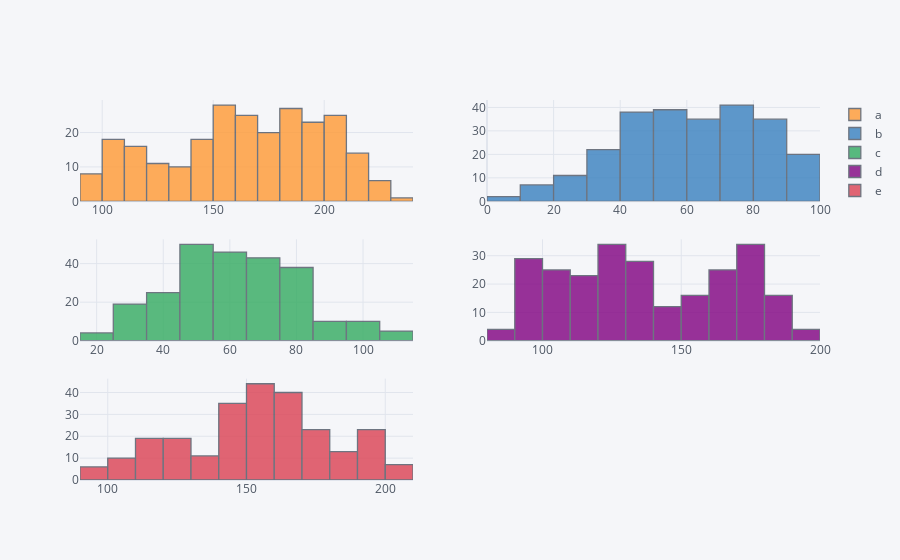

Notebook code for this chart:
### Code cell
plyo.iplot(
            df.iplot(kind='hist',
                    subplots=True,
                    bins=15,
                    asFigure=True),
            image='png',
            filename='ply_03')

### Figure 1 — Plotly figure (JSON) as saved in the notebook; plotly's stock layout.template omitted (floating-point values rounded to 4 significant figures; data arrays with more than 128 entries replaced by an {"elided": "..."} marker saying what was removed)
{"data": [{"histfunc": "count", "histnorm": "", "marker": {"color": "rgba(255, 153, 51, 1.0)", "line": {"color": "#4D5663", "width": 1.3}}, "name": "a", "nbinsx": 15, "opacity": 0.8, "orientation": "v", "type": "histogram", "x": {"elided": "250 float values"}, "xaxis": "x", "yaxis": "y"}, {"histfunc": "count", "histnorm": "", "marker": {"color": "rgba(55, 128, 191, 1.0)", "line": {"color": "#4D5663", "width": 1.3}}, "name": "b", "nbinsx": 15, "opacity": 0.8, "orientation": "v", "type": "histogram", "x": {"elided": "250 float values"}, "xaxis": "x2", "yaxis": "y2"}, {"histfunc": "count", "histnorm": "", "marker": {"color": "rgba(50, 171, 96, 1.0)", "line": {"color": "#4D5663", "width": 1.3}}, "name": "c", "nbinsx": 15, "opacity": 0.8, "orientation": "v", "type": "histogram", "x": {"elided": "250 float values"}, "xaxis": "x3", "yaxis": "y3"}, {"histfunc": "count", "histnorm": "", "marker": {"color": "rgba(128, 0, 128, 1.0)", "line": {"color": "#4D5663", "width": 1.3}}, "name": "d", "nbinsx": 15, "opacity": 0.8, "orientation": "v", "type": "histogram", "x": {"elided": "250 float values"}, "xaxis": "x4", "yaxis": "y4"}, {"histfunc": "count", "histnorm": "", "marker": {"color": "rgba(219, 64, 82, 1.0)", "line": {"color": "#4D5663", "width": 1.3}}, "name": "e", "nbinsx": 15, "opacity": 0.8, "orientation": "v", "type": "histogram", "x": {"elided": "250 float values"}, "xaxis": "x5", "yaxis": "y5"}], "layout": {"barmode": "overlay", "legend": {"bgcolor": "#F5F6F9", "font": {"color": "#4D5663"}}, "paper_bgcolor": "#F5F6F9", "plot_bgcolor": "#F5F6F9", "title": {"font": {"color": "#4D5663"}}, "xaxis": {"anchor": "y", "domain": [0, 0.45], "gridcolor": "#E1E5ED", "showgrid": true, "tickfont": {"color": "#4D5663"}, "title": {"font": {"color": "#4D5663"}, "text": ""}, "zerolinecolor": "#E1E5ED"}, "xaxis2": {"anchor": "y2", "domain": [0.55, 1], "gridcolor": "#E1E5ED", "showgrid": true, "tickfont": {"color": "#4D5663"}, "title": {"font": {"color": "#4D5663"}, "text": ""}, "zerolinecolor": "#E1E5ED"}, "xaxis3": {"anchor": "y3", "domain": [0, 0.45], "gridcolor": "#E1E5ED", "showgrid": true, "tickfont": {"color": "#4D5663"}, "title": {"font": {"color": "#4D5663"}, "text": ""}, "zerolinecolor": "#E1E5ED"}, "xaxis4": {"anchor": "y4", "domain": [0.55, 1], "gridcolor": "#E1E5ED", "showgrid": true, "tickfont": {"color": "#4D5663"}, "title": {"font": {"color": "#4D5663"}, "text": ""}, "zerolinecolor": "#E1E5ED"}, "xaxis5": {"anchor": "y5", "domain": [0, 0.45], "gridcolor": "#E1E5ED", "showgrid": true, "tickfont": {"color": "#4D5663"}, "title": {"font": {"color": "#4D5663"}, "text": ""}, "zerolinecolor": "#E1E5ED"}, "yaxis": {"anchor": "x", "domain": [0.7333, 1], "gridcolor": "#E1E5ED", "showgrid": true, "tickfont": {"color": "#4D5663"}, "title": {"font": {"color": "#4D5663"}, "text": ""}, "zerolinecolor": "#E1E5ED"}, "yaxis2": {"anchor": "x2", "domain": [0.7333, 1], "gridcolor": "#E1E5ED", "showgrid": true, "tickfont": {"color": "#4D5663"}, "title": {"font": {"color": "#4D5663"}, "text": ""}, "zerolinecolor": "#E1E5ED"}, "yaxis3": {"anchor": "x3", "domain": [0.3667, 0.6333], "gridcolor": "#E1E5ED", "showgrid": true, "tickfont": {"color": "#4D5663"}, "title": {"font": {"color": "#4D5663"}, "text": ""}, "zerolinecolor": "#E1E5ED"}, "yaxis4": {"anchor": "x4", "domain": [0.3667, 0.6333], "gridcolor": "#E1E5ED", "showgrid": true, "tickfont": {"color": "#4D5663"}, "title": {"font": {"color": "#4D5663"}, "text": ""}, "zerolinecolor": "#E1E5ED"}, "yaxis5": {"anchor": "x5", "domain": [0, 0.2667], "gridcolor": "#E1E5ED", "showgrid": true, "tickfont": {"color": "#4D5663"}, "title": {"font": {"color": "#4D5663"}, "text": ""}, "zerolinecolor": "#E1E5ED"}}}
